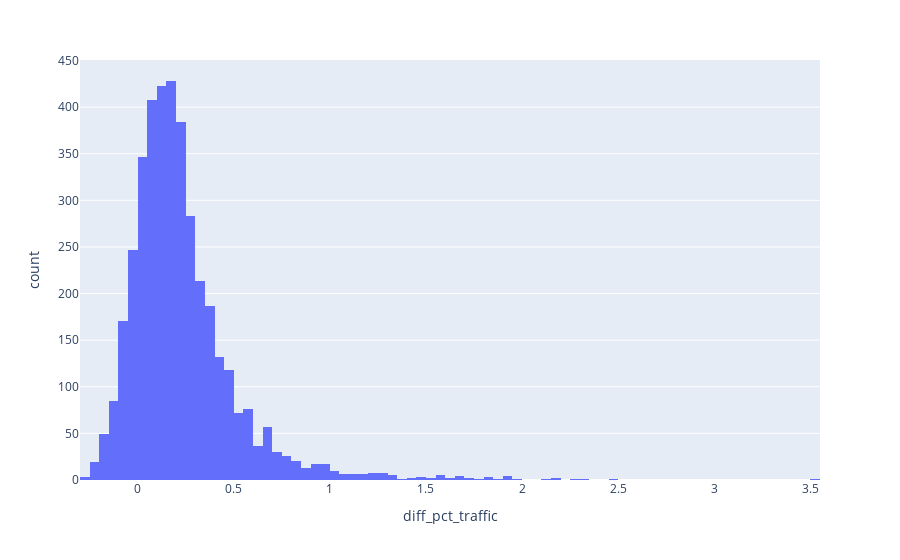

The cell this chart's notebook holds for it:
### Markdown cell above
`gmaps = osm * diff_pct_traffic`

### Code cell
px.histogram(df_dist, x='diff_pct_traffic')

### Figure 1 — Plotly figure (JSON) as saved in the notebook; plotly's stock layout.template omitted (floating-point values rounded to 4 significant figures; data arrays with more than 128 entries replaced by an {"elided": "..."} marker saying what was removed)
{"data": [{"alignmentgroup": "True", "bingroup": "x", "hovertemplate": "diff_pct_traffic=%{x}<br>count=%{y}<extra></extra>", "legendgroup": "", "marker": {"color": "#636efa", "pattern": {"shape": ""}}, "name": "", "offsetgroup": "", "orientation": "v", "showlegend": false, "type": "histogram", "x": {"elided": "3948 float values"}, "xaxis": "x", "yaxis": "y"}], "layout": {"barmode": "relative", "legend": {"tracegroupgap": 0}, "margin": {"t": 60}, "xaxis": {"anchor": "y", "domain": [0, 1], "title": {"text": "diff_pct_traffic"}}, "yaxis": {"anchor": "x", "domain": [0, 1], "title": {"text": "count"}}}}
